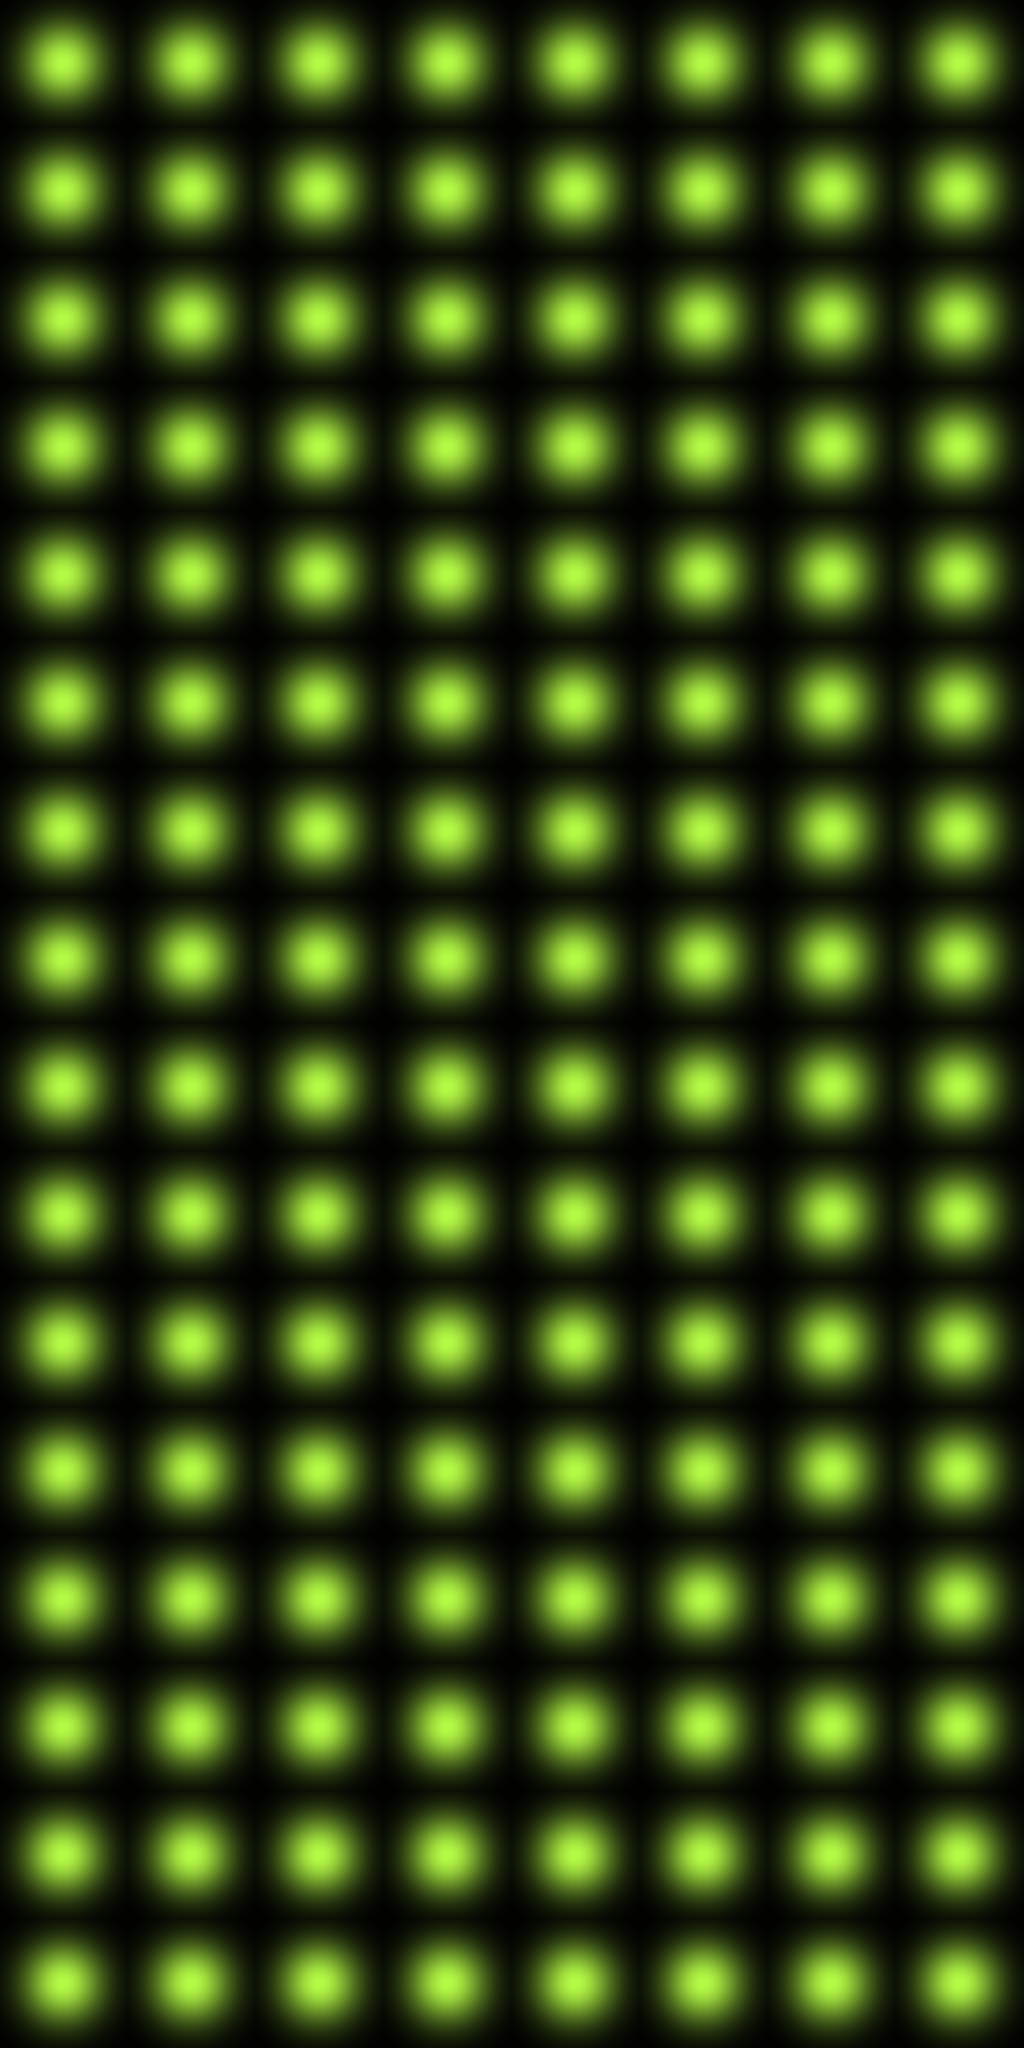

A level layout from a 2D game, rendered from its tile map. Below: a short description, then the map file with tile-grid data replaced by summaries:
An orthogonal 8x16 tile map with 512x512 px tiles, 1 tile layer (Tile Layer 1).

<map version="1.0" orientation="orthogonal" width="8" height="16" tilewidth="512" tileheight="512">
 <tileset firstgid="1" name="bg2@2x" tilewidth="512" tileheight="512">
  <image source="bg2@2x.png" width="512" height="512" />
 </tileset>
 <layer name="Tile Layer 1" width="8" height="16">
  <data>[128 cells, 128 non-empty, 1 distinct tile ids]</data>
 </layer>
</map>
